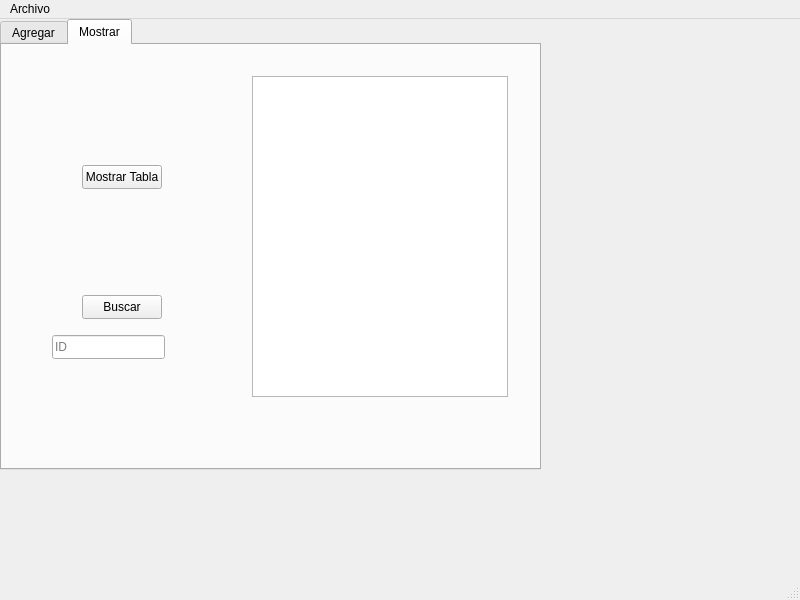
<?xml version="1.0" encoding="UTF-8"?>
<ui version="4.0">
 <class>MainWindow</class>
 <widget class="QMainWindow" name="MainWindow">
  <property name="geometry">
   <rect>
    <x>0</x>
    <y>0</y>
    <width>800</width>
    <height>600</height>
   </rect>
  </property>
  <property name="windowTitle">
   <string>MainWindow</string>
  </property>
  <widget class="QWidget" name="centralwidget">
   <widget class="QTabWidget" name="tabWidget">
    <property name="geometry">
     <rect>
      <x>0</x>
      <y>0</y>
      <width>541</width>
      <height>451</height>
     </rect>
    </property>
    <property name="currentIndex">
     <number>1</number>
    </property>
    <widget class="QWidget" name="tab">
     <attribute name="title">
      <string>Agregar</string>
     </attribute>
     <widget class="QGroupBox" name="groupBox">
      <property name="geometry">
       <rect>
        <x>0</x>
        <y>10</y>
        <width>511</width>
        <height>401</height>
       </rect>
      </property>
      <property name="title">
       <string>Neurona</string>
      </property>
      <widget class="QLineEdit" name="lineEdit">
       <property name="geometry">
        <rect>
         <x>20</x>
         <y>120</y>
         <width>108</width>
         <height>24</height>
        </rect>
       </property>
       <property name="text">
        <string>Posicion X</string>
       </property>
      </widget>
      <widget class="QLineEdit" name="lineEdit_2">
       <property name="geometry">
        <rect>
         <x>20</x>
         <y>160</y>
         <width>108</width>
         <height>24</height>
        </rect>
       </property>
       <property name="text">
        <string>Posicion Y</string>
       </property>
      </widget>
      <widget class="QLineEdit" name="lineEdit_3">
       <property name="geometry">
        <rect>
         <x>20</x>
         <y>200</y>
         <width>108</width>
         <height>24</height>
        </rect>
       </property>
       <property name="text">
        <string>Green</string>
       </property>
      </widget>
      <widget class="QLineEdit" name="lineEdit_4">
       <property name="geometry">
        <rect>
         <x>20</x>
         <y>30</y>
         <width>108</width>
         <height>24</height>
        </rect>
       </property>
       <property name="text">
        <string>ID</string>
       </property>
      </widget>
      <widget class="QLineEdit" name="lineEdit_5">
       <property name="geometry">
        <rect>
         <x>20</x>
         <y>240</y>
         <width>108</width>
         <height>24</height>
        </rect>
       </property>
       <property name="text">
        <string>Red</string>
       </property>
      </widget>
      <widget class="QLineEdit" name="lineEdit_6">
       <property name="geometry">
        <rect>
         <x>20</x>
         <y>70</y>
         <width>108</width>
         <height>24</height>
        </rect>
       </property>
       <property name="text">
        <string>Voltaje</string>
       </property>
      </widget>
      <widget class="QLineEdit" name="lineEdit_7">
       <property name="geometry">
        <rect>
         <x>20</x>
         <y>280</y>
         <width>108</width>
         <height>24</height>
        </rect>
       </property>
       <property name="text">
        <string>Blue</string>
       </property>
      </widget>
      <widget class="QSpinBox" name="Id">
       <property name="geometry">
        <rect>
         <x>180</x>
         <y>30</y>
         <width>42</width>
         <height>25</height>
        </rect>
       </property>
      </widget>
      <widget class="QDoubleSpinBox" name="Voltaj">
       <property name="geometry">
        <rect>
         <x>170</x>
         <y>70</y>
         <width>62</width>
         <height>25</height>
        </rect>
       </property>
      </widget>
      <widget class="QSpinBox" name="PosicionX">
       <property name="geometry">
        <rect>
         <x>180</x>
         <y>120</y>
         <width>42</width>
         <height>25</height>
        </rect>
       </property>
      </widget>
      <widget class="QSpinBox" name="PosicionY">
       <property name="geometry">
        <rect>
         <x>180</x>
         <y>160</y>
         <width>42</width>
         <height>25</height>
        </rect>
       </property>
      </widget>
      <widget class="QSpinBox" name="Green">
       <property name="geometry">
        <rect>
         <x>180</x>
         <y>200</y>
         <width>42</width>
         <height>25</height>
        </rect>
       </property>
      </widget>
      <widget class="QSpinBox" name="Red">
       <property name="geometry">
        <rect>
         <x>180</x>
         <y>240</y>
         <width>42</width>
         <height>25</height>
        </rect>
       </property>
      </widget>
      <widget class="QSpinBox" name="Blue">
       <property name="geometry">
        <rect>
         <x>180</x>
         <y>280</y>
         <width>42</width>
         <height>25</height>
        </rect>
       </property>
      </widget>
      <widget class="QPushButton" name="pushButton">
       <property name="geometry">
        <rect>
         <x>180</x>
         <y>350</y>
         <width>80</width>
         <height>24</height>
        </rect>
       </property>
       <property name="text">
        <string>Capturar</string>
       </property>
      </widget>
      <widget class="QLabel" name="Res">
       <property name="geometry">
        <rect>
         <x>280</x>
         <y>40</y>
         <width>191</width>
         <height>261</height>
        </rect>
       </property>
       <property name="text">
        <string>TextLabel</string>
       </property>
      </widget>
     </widget>
    </widget>
    <widget class="QWidget" name="tab_2">
     <attribute name="title">
      <string>Mostrar</string>
     </attribute>
     <widget class="QPushButton" name="pushButton_2">
      <property name="geometry">
       <rect>
        <x>80</x>
        <y>120</y>
        <width>80</width>
        <height>24</height>
       </rect>
      </property>
      <property name="text">
       <string>Mostrar Tabla</string>
      </property>
     </widget>
     <widget class="QPushButton" name="pushButton_3">
      <property name="geometry">
       <rect>
        <x>80</x>
        <y>250</y>
        <width>80</width>
        <height>24</height>
       </rect>
      </property>
      <property name="text">
       <string>Buscar</string>
      </property>
     </widget>
     <widget class="QLineEdit" name="lineEdit_8">
      <property name="geometry">
       <rect>
        <x>50</x>
        <y>290</y>
        <width>113</width>
        <height>24</height>
       </rect>
      </property>
      <property name="placeholderText">
       <string>ID</string>
      </property>
     </widget>
     <widget class="QTableWidget" name="tableWidget">
      <property name="geometry">
       <rect>
        <x>250</x>
        <y>31</y>
        <width>256</width>
        <height>321</height>
       </rect>
      </property>
     </widget>
    </widget>
   </widget>
  </widget>
  <widget class="QMenuBar" name="menubar">
   <property name="geometry">
    <rect>
     <x>0</x>
     <y>0</y>
     <width>800</width>
     <height>22</height>
    </rect>
   </property>
   <widget class="QMenu" name="menuArchivo">
    <property name="title">
     <string>Archivo</string>
    </property>
    <addaction name="actionGuardar"/>
    <addaction name="actionAbrir"/>
   </widget>
   <addaction name="menuArchivo"/>
  </widget>
  <widget class="QStatusBar" name="statusbar"/>
  <action name="actionGuardar">
   <property name="text">
    <string>Guardar</string>
   </property>
  </action>
  <action name="actionAbrir">
   <property name="text">
    <string>Abrir</string>
   </property>
  </action>
 </widget>
 <resources/>
 <connections/>
</ui>
